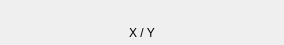
<?xml version="1.0" encoding="UTF-8"?>
<ui version="4.0">
 <class>HealthMeter</class>
 <widget class="QWidget" name="HealthMeter">
  <property name="geometry">
   <rect>
    <x>0</x>
    <y>0</y>
    <width>284</width>
    <height>45</height>
   </rect>
  </property>
  <property name="windowTitle">
   <string>Form</string>
  </property>
  <layout class="QVBoxLayout" name="verticalLayout_2">
   <property name="spacing">
    <number>1</number>
   </property>
   <property name="margin">
    <number>2</number>
   </property>
   <item>
    <widget class="QWidget" name="VUBar" native="true"/>
   </item>
   <item>
    <widget class="QLabel" name="lblValues">
     <property name="text">
      <string>X / Y</string>
     </property>
     <property name="alignment">
      <set>Qt::AlignCenter</set>
     </property>
    </widget>
   </item>
  </layout>
 </widget>
 <resources/>
 <connections/>
</ui>
